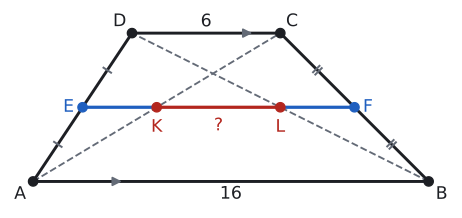

This figure's Python source:
# Kendini dene 3: |AB| = 16, |DC| = 6 → |KL| = 5.
import sys; sys.path.insert(0, "tools")
from cizim import *

P = lambda x, y: np.array([float(x), float(y)])
uz = lambda U, V: round(float(np.linalg.norm(U - V)), 4)
def acisi(K, U, V):
    u, v = U - K, V - K
    return round(float(np.degrees(np.arccos(np.dot(u, v) / np.linalg.norm(u) / np.linalg.norm(v)))), 3)
def kesis(p, u, q, v):
    t = np.linalg.solve(np.array([u, -v]).T, q - p); return p + t[0] * u
def paralel_isareti(U, V, renk=SOLUK, k=0.18, f=0.5):
    M = U + f * (V - U); t = (V - U) / np.linalg.norm(V - U)
    ax.annotate("", xy=M + k * t, xytext=M - k * t, arrowprops=dict(arrowstyle="-|>", color=renk, lw=1.4, mutation_scale=14))
def cetik(U, V, n=1, renk=SOLUK, L=0.16):
    M = (U + V) / 2; t = (V - U) / np.linalg.norm(V - U); m = np.array([-t[1], t[0]])
    for i in range(n):
        c = M + (i - (n - 1) / 2) * 0.13 * t
        ax.plot(*zip(c - L * m, c + L * m), color=renk, lw=1.5)
def olcu(U, V, metin, d=0.3, renk=YAZI, fs=13):
    """[UV] parçasının ortasına, U→V yönünün soluna d kadar uzağa yazı (d < 0: sağına)."""
    M = (U + V) / 2; t = (V - U) / np.linalg.norm(V - U); m = np.array([-t[1], t[0]])
    ax.text(*(M + d * m), metin, ha="center", va="center", color=renk, fontsize=fs)
def dik_isareti(K, U, V, r=0.28):
    a_ = (U - K) / np.linalg.norm(U - K) * r; b_ = (V - K) / np.linalg.norm(V - K) * r
    ax.plot(*zip(K + a_, K + a_ + b_, K + b_), color=SOLUK, lw=1.3)

AB, DC, DX, H, BOY = 16, 6, 4, 6, 3.1
ET = {"AB": "16", "DC": "6", "KL": "?"}; EK = []

# Köşegenler orta tabanı K ve L'de keser: K ∈ [AC], L ∈ [BD].
A, B, C, D = P(0, 0), P(AB, 0), P(DX + DC, H), P(DX, H)
E, F = (A + D) / 2, (B + C) / 2
K = kesis(A, C - A, E, F - E); L = kesis(B, D - B, E, F - E)
print("AB", uz(A, B), "DC", uz(D, C), "EF", uz(E, F), "EK", uz(E, K), "KL", uz(K, L), "LF", uz(L, F))

fig, ax = sekil(6, BOY)
ax.set_aspect("equal"); ax.axis("off")
ax.plot(*zip(A, B, C, D, A), color=YAZI)
ax.plot(*zip(A, C), color=SOLUK, lw=1.4, ls="--"); ax.plot(*zip(B, D), color=SOLUK, lw=1.4, ls="--")
ax.plot(*zip(E, K), color=MAVI, lw=2.4); ax.plot(*zip(L, F), color=MAVI, lw=2.4); ax.plot(*zip(K, L), color=KIRMIZI, lw=2.4)
paralel_isareti(A, B, f=0.22); paralel_isareti(D, C, f=0.8)
s = AB / 14
cetik(A, E, L=0.16 * s); cetik(E, D, L=0.16 * s); cetik(B, F, 2, L=0.16 * s); cetik(F, C, 2, L=0.16 * s)
for Q in (A, B, C, D): nokta(ax, *Q, "")
for Q, r in ((E, MAVI), (F, MAVI), (K, KIRMIZI), (L, KIRMIZI)): nokta(ax, *Q, "", renk=r)
s = AB / 14
ax.text(A[0] - 0.25 * s, -0.15 * s, "A", ha="right", va="top")
ax.text(B[0] + 0.25 * s, -0.15 * s, "B", ha="left", va="top")
ax.text(C[0] + 0.2 * s, C[1] + 0.1 * s, "C", ha="left", va="bottom")
ax.text(D[0] - 0.2 * s, D[1] + 0.1 * s, "D", ha="right", va="bottom")
ax.text(E[0] - 0.3 * s, E[1], "E", ha="right", va="center", color=MAVI)
ax.text(F[0] + 0.3 * s, F[1], "F", ha="left", va="center", color=MAVI)
ax.text(K[0], K[1] - 0.4 * s, "K", ha="center", va="top", color=KIRMIZI)
ax.text(L[0], L[1] - 0.4 * s, "L", ha="center", va="top", color=KIRMIZI)
if ET.get("AB"): olcu(A, B, ET["AB"], d=-0.45 * s)
if ET.get("DC"): olcu(D, C, ET["DC"], d=0.4 * s)
for (U, V, k, r) in ((E, K, "EK", MAVI), (L, F, "LF", MAVI)):
    if ET.get(k): ax.text((U[0] + V[0]) / 2, U[1] + 0.3 * s, ET[k], ha="center", va="bottom", color=r, fontsize=13)
if ET.get("KL"): ax.text((K[0] + L[0]) / 2, K[1] - 0.35 * s, ET["KL"], ha="center", va="top", color=KIRMIZI, fontsize=13)
for (fx, fy, metin, renk) in EK:
    ax.text(fx, fy, metin, ha="center", va="center", color=renk, fontsize=13)
ax.set_xlim(-0.9 * s, B[0] + 0.9 * s); ax.set_ylim(-1.0 * s, C[1] + 0.9 * s)
kaydet(fig, __file__)
